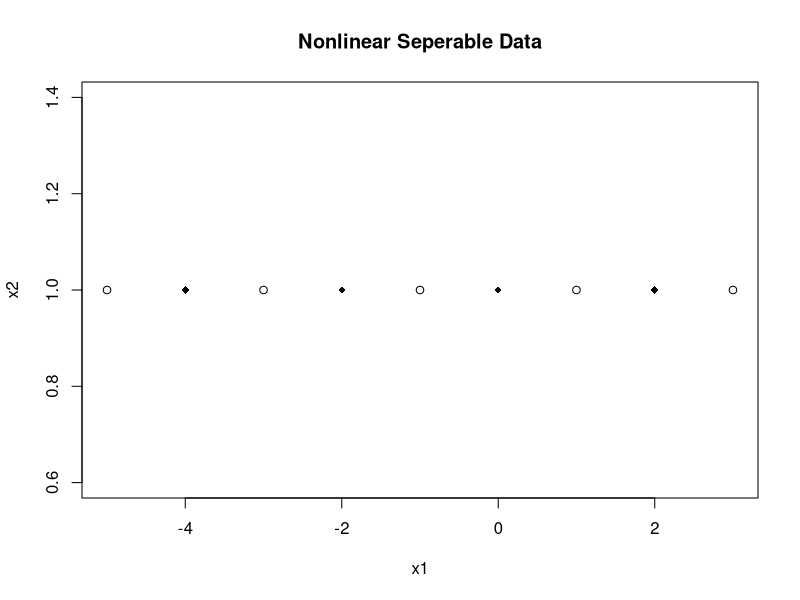

Reproduce this figure in R. (Note: this script raises an error after producing the figure.)
#Examples for 3 and 4) 

library(rpart)

n = 10
x1 = seq(from = -5, to = 4, length.out = n)
x2 = rep(1, n)
y = rep(c(TRUE, FALSE), n/2)

df_non = data.frame(x1 = x1, x2 = x2, y = y)

plot(x2 ~ x1, data = df_non, subset = y == TRUE, main = "Nonlinear Seperable Data")
points(x2 ~ x1, data = df_non, subset = y == FALSE, pch = 18)

tree_non = rpart(y ~ x2 + x1, data = df_non, control = NA, method = "class", cp = 0)
plot(tree_non)
summary(tree_non)


#LINEAR CASE: 

x2_lin = c( x1 + 1, x1 - 1) 
y_lin = c(rep(TRUE, n), rep(FALSE, n))
df_lin = data.frame(x1 = x1, x2 = x2_lin, y = y_lin)

plot(x2 ~ x1, data = df_lin, subset = y == TRUE, ylim = c(-6, 6), xlim = c(-6,6))
points(x2 ~ x1, data = df_lin, subset = y == FALSE, pch = 18)
abline(a = 0, b = 1)
